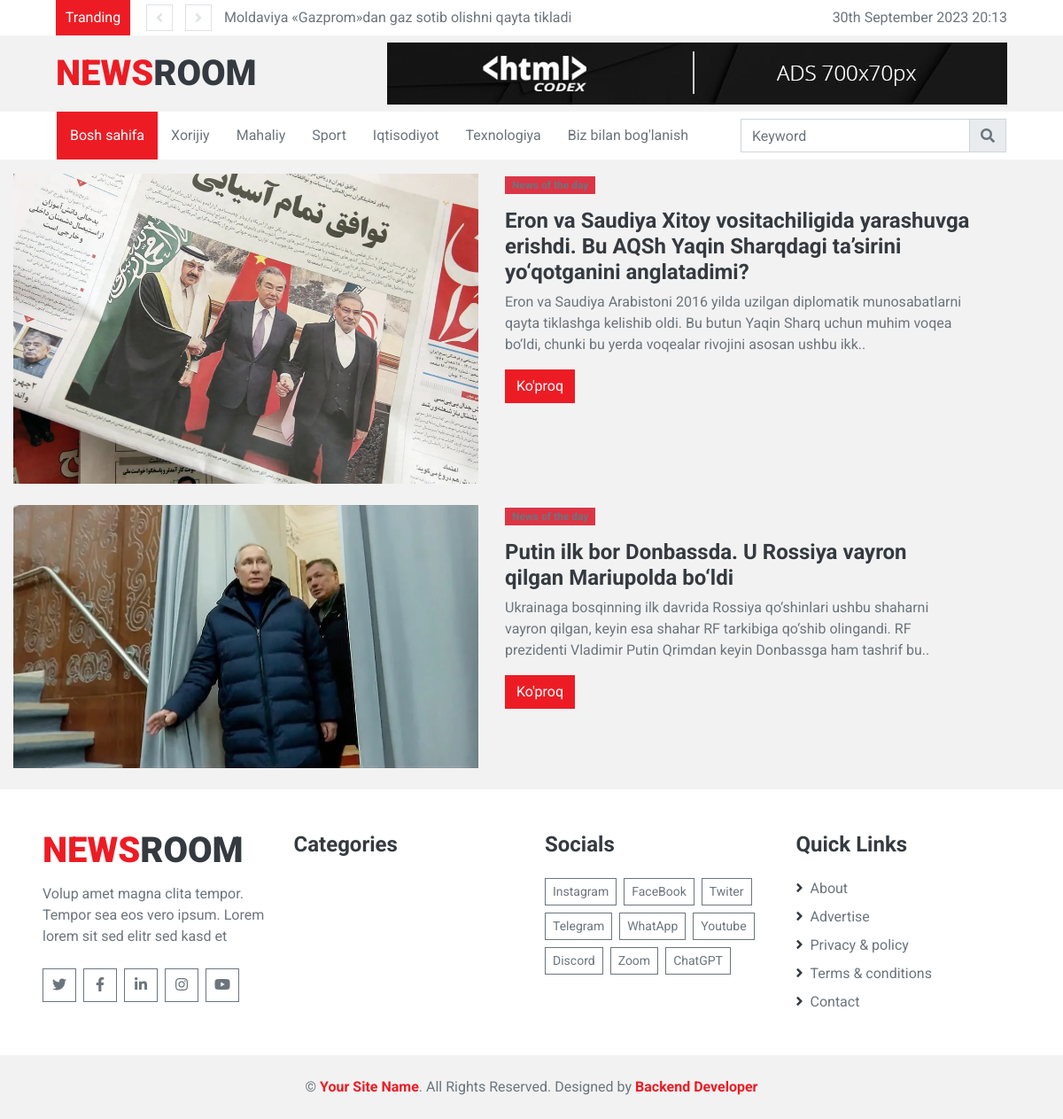
The app's page /xorij/ with its own data.
### news_app/models.py (models this page shows, shortened)
class New(models.Model):
    class Status(models.TextChoices):
        Draft = "DF","Draft"
        Published = "PD","Published"
    title = models.CharField(max_length=300)
    slug = models.SlugField(max_length=300)
    body = models.TextField()
    image = models.ImageField(upload_to='news_img')
    category = models.ForeignKey(Category, on_delete=models.CASCADE)
    publish_time = models.DateTimeField(default=timezone.now)
    created_time = models.DateTimeField(auto_now_add=True)
    update_time = models.DateTimeField(auto_now=True)
    status = models.CharField(max_length=2,
                              choices=Status.choices,
                              default=Status.Draft
                              )
    objects = models.Manager()
    published = PublishedManager()
    class Meta:
        ordering = ["-publish_time"]
    def get_absolute_url(self):
        return reverse('news_detail' ,args=[self.slug])

### news_app/views.py (the view)
# urls.py: path('xorij/', XorijView.as_view(), name='xorij_news_page'),
class XorijView(ListView):
    model = New
    template_name = 'news/xorij.html'
    context_object_name = 'xorijiy_yangiliklar'
    def get_queryset(self):
        news = self.model.published.all().filter(category__name='Xorijiy')
        return news

### news_app/context_processor.py (called while the page is built)
def latest_news(request):
    latest_news = New.published.all().order_by("-publish_time")[:10]
    context = {
        'latest_news':latest_news
    }
    return context

### news_app/models.py (called while the page is built)
    def get_queryset(self):
        return super().get_queryset().filter(status=New.Status.Published)

### templates/news/xorij.html (shortened to what this page needs)
{% extends 'news/base.html' %}
{% load static %}
{% block content  %}
{% for news in xorijiy_yangiliklar %}
<div class="row container" style="justify-content: space-around;">
    <div class="col-md-6 mb-4">
        <div class="bg-image hover-overlay ripple shadow-2-strong rounded-5" data-mdb-ripple-color="light">
            <img src="{{news.image.url}}" class="img-fluid"/>
        </div>
    </div>
    <div class="col-md-6 mb-4">
        <span class="badge bg-danger px-2 py-1 shadow-1-strong mb-3">News of the day</span>
        <h4><strong>{{news.title}}</strong></h4>
        <p class="text-muted">
            {{news.body|slice:"200"}}..
        </p>
        <a href="{{news.get_absolute_url}}"><button type="button" class="btn btn-primary">Ko'proq</button></a>
    </div>
</div>
{% endfor %}
{% endblock %}

### templates/news/base.html (shortened to what this page needs)
{% load static %}
<!DOCTYPE html>
<html lang="en">
<head>
        <link rel="stylesheet" href="{% static 'style.css' %}">
        <link href="https://cdnjs.cloudflare.com/ajax/libs/font-awesome/5.15.0/css/all.min.css" rel="stylesheet">
        <link href="{% static 'lib/owlcarousel/assets/owl.carousel.min.css' %}" rel="stylesheet">
        <link href="{% static 'css/style.css' %}" rel="stylesheet">
</head>
<body>
        <div class="container-fluid">
            <div class="row align-items-center bg-light px-lg-5">
                <div class="col-12 col-md-8">
                    <div class="d-flex justify-content-between">
                        <div class="bg-primary text-white text-center py-2" style="width: 100px;">Tranding</div>
                        <div class="owl-carousel owl-carousel-1 tranding-carousel position-relative d-inline-flex align-items-center ml-3" style="width: calc(100% - 100px); padding-left: 90px;">
                            {% for mequre in latest_news %}
                                <div class="text-truncate"><a class="text-secondary" href="{{mequre.get_absolute_url}}">{{mequre.title}}</a></div>
                            {% endfor %}
                        </div>
                    </div>
                </div>
                <div class="col-md-4 text-right d-none d-md-block">
                    {% now "jS F Y H:i" %}
                </div>
            </div>
            <div class="row align-items-center py-2 px-lg-5">
                <div class="col-lg-4">
                    <a href="{% url 'home_page' %}" class="navbar-brand d-none d-lg-block">
                        <h1 class="m-0 display-5 text-uppercase"><span class="text-primary">News</span>Room</h1>
                    </a>
                </div>
                <div class="col-lg-8 text-center text-lg-right">
                    <img class="img-fluid" src="{% static 'img/ads-700x70.jpg' %}" alt="">
                </div>
            </div>
        </div>
        <div class="container-fluid p-0 mb-3">
            <nav class="navbar navbar-expand-lg bg-light navbar-light py-2 py-lg-0 px-lg-5">
                <div class="collapse navbar-collapse justify-content-between px-0 px-lg-3" id="navbarCollapse">
                    <div class="navbar-nav mr-auto py-0">
                        <a href="{% url 'home_page' %}" class="nav-item nav-link active">Bosh sahifa</a>
                        <a href="{% url 'xorij_news_page' %}" class="nav-item nav-link">Xorijiy</a>
                        <a href="{% url 'mahaliy_news_page' %}" class="nav-item nav-link">Mahaliy</a>
                        <a href="{% url 'sport_news_page' %}" class="nav-item nav-link">Sport</a>
                        <a href="{% url 'iqtisod_news_page' %}" class="nav-item nav-link">Iqtisodiyot</a>
                        <a href="{% url 'texno_news_page' %}" class="nav-item nav-link">Texnologiya</a>
                        <a href="{% url 'contact_page' %}" class="nav-item nav-link">Biz bilan bog'lanish</a>
                    </div>
                    <div class="input-group ml-auto" style="width: 100%; max-width: 300px;">
                        <input type="text" class="form-control" placeholder="Keyword">
                        <div class="input-group-append">
                            <button class="input-group-text text-secondary"><i
                                    class="fa fa-search"></i></button>
                        </div>
                    </div>
                </div>
            </nav>
        </div>
        {% block content %}
        {% endblock %}
    <div class="container-fluid bg-light pt-5 px-sm-3 px-md-5">
        <div class="row">
            <div class="col-lg-3 col-md-6 mb-5">
                <a href="index.html" class="navbar-brand">
                    <h1 class="mb-2 mt-n2 display-5 text-uppercase"><span class="text-primary">News</span>Room</h1>
                </a>
                <p>Volup amet magna clita tempor. Tempor sea eos vero ipsum. Lorem lorem sit sed elitr sed kasd et</p>
                <div class="d-flex justify-content-start mt-4">
                    <a class="btn btn-outline-secondary text-center mr-2 px-0" style="width: 38px; height: 38px;" href="#"><i class="fab fa-twitter"></i></a>
                    <a class="btn btn-outline-secondary text-center mr-2 px-0" style="width: 38px; height: 38px;" href="#"><i class="fab fa-facebook-f"></i></a>
                    <a class="btn btn-outline-secondary text-center mr-2 px-0" style="width: 38px; height: 38px;" href="#"><i class="fab fa-linkedin-in"></i></a>
                    <a class="btn btn-outline-secondary text-center mr-2 px-0" style="width: 38px; height: 38px;" href="#"><i class="fab fa-instagram"></i></a>
                    <a class="btn btn-outline-secondary text-center mr-2 px-0" style="width: 38px; height: 38px;" href="#"><i class="fab fa-youtube"></i></a>
                </div>
            </div>
            <div class="col-lg-3 col-md-6 mb-5">
                <h4 class="font-weight-bold mb-4">Categories</h4>
            </div>
            <div class="col-lg-3 col-md-6 mb-5">
                <h4 class="font-weight-bold mb-4">Socials</h4>
                <div class="d-flex flex-wrap m-n1">
                    <a href="https://www.instagram.com/murodulla_dev/" class="btn btn-sm btn-outline-secondary m-1">Instagram</a>
                    <a href="https://www.facebook.com/profile.php?id=100082918335432" class="btn btn-sm btn-outline-secondary m-1">FaceBook</a>
                    <a href="https://twitter.com/?lang=ru" class="btn btn-sm btn-outline-secondary m-1">Twiter</a>
                    <a href="https://t.me/Murodulla_developer" class="btn btn-sm btn-outline-secondary m-1">Telegram</a>
                    <a href="https://www.whatsapp.com/?lang=ru" class="btn btn-sm btn-outline-secondary m-1">WhatApp</a>
                    <a href="https://www.youtube.com/" class="btn btn-sm btn-outline-secondary m-1">Youtube</a>
                    <a href="https://discord.com/" class="btn btn-sm btn-outline-secondary m-1">Discord</a>
                    <a href="https://zoom.us/" class="btn btn-sm btn-outline-secondary m-1">Zoom</a>
                    <a href="https://chat.openai.com/" class="btn btn-sm btn-outline-secondary m-1">ChatGPT</a>
                </div>
            </div>
            <div class="col-lg-3 col-md-6 mb-5">
                <h4 class="font-weight-bold mb-4">Quick Links</h4>
                <div class="d-flex flex-column justify-content-start">
                    <a class="text-secondary mb-2" href="#"><i class="fa fa-angle-right text-dark mr-2"></i>About</a>
                    <a class="text-secondary mb-2" href="#"><i class="fa fa-angle-right text-dark mr-2"></i>Advertise</a>
                    <a class="text-secondary mb-2" href="#"><i class="fa fa-angle-right text-dark mr-2"></i>Privacy & policy</a>
                    <a class="text-secondary mb-2" href="#"><i class="fa fa-angle-right text-dark mr-2"></i>Terms & conditions</a>
                    <a class="text-secondary" href="{% url 'contact_page' %}"><i class="fa fa-angle-right text-dark mr-2"></i>Contact</a>
                </div>
            </div>
        </div>
    </div>
    <div class="container-fluid py-4 px-sm-3 px-md-5">
        <p class="m-0 text-center">
            &copy; <a class="font-weight-bold" href="#">Your Site Name</a>. All Rights Reserved.
			Designed by <a class="font-weight-bold" href="">Backend Developer</a>
        </p>
    </div>
</body>
</html>

### static/style.css (style rules this page uses)
* { padding: 0; }

### records on screen
New: title "Moldaviya «Gazprom»dan gaz sotib olishni qayta tikladi"
New: image (picture), title "Eron va Saudiya Xitoy vositachiligida yarashuvga erishdi. Bu AQSh Yaqin Sharqdagi ta’sirini yo‘qotganini anglatadimi?", body "Eron va Saudiya Arabistoni 2016 yilda uzilgan diplomatik munosabatlarni qayta tiklashga kelishib oldi. Bu butun Yaqin Sharq uchun muhim voqea bo‘ldi, chunki bu yerda voqealar rivojini asosan ushbu ikk"
New: image (picture), title "Putin ilk bor Donbassda. U Rossiya vayron qilgan Mariupolda bo‘ldi", body "Ukrainaga bosqinning ilk davrida Rossiya qo‘shinlari ushbu shaharni vayron qilgan, keyin esa shahar RF tarkibiga qo‘shib olingandi. RF prezidenti Vladimir Putin Qrimdan keyin Donbassga ham tashrif bu"
